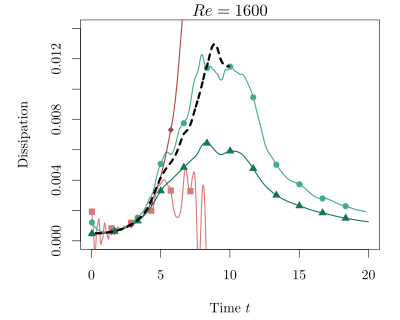

Generate this figure with R:
require (tikzDevice)
library(tikzDevice)
tikz("1600_dissipation.tex", standAlone=TRUE, height=3.2, width=4)

#set palette
source("colors.R")
CLR = tol15rainbow
PTS = pch4lines

#read data
Re100_bgk = read.table(file="../results/Re100-ref4-p5-coll0-sl1-CFL7.07107/plot/data.txt")
Re100_reg = read.table(file="../results/Re100-ref4-p5-coll0-sl1-CFL7.07107-reg1/plot/data.txt")
Re200_bgk = read.table(file="../results/Re200-ref4-p5-coll0-sl1-CFL7.07107/plot/data.txt")
Re200_reg = read.table(file="../results/Re200-ref4-p5-coll0-sl1-CFL7.07107-reg1/plot/data.txt")
Re400_bgk = read.table(file="../results/Re400-ref4-p5-coll0-sl1-CFL7.07107/plot/data.txt")
Re400_reg = read.table(file="../results/Re400-ref4-p5-coll0-sl1-CFL7.07107-reg1/plot/data.txt")
Re800_bgk = read.table(file="../results/Re800-ref4-p5-coll0-sl1-CFL7.07107/plot/data.txt")
Re800_reg = read.table(file="../results/Re800-ref4-p5-coll0-sl1-CFL7.07107-reg1/plot/data.txt")
Re1600_bgk = read.table(file="../results/Re1600-ref4-p5-coll0-sl1-CFL7.07107/plot/data.txt")
Re1600_reg = read.table(file="../results/Re1600-ref4-p5-coll0-sl1-CFL7.07107-reg1/plot/data.txt")

Re100_ref = read.table(file="Brachet_1983_100.txt")
Re200_ref = read.table(file="Brachet_1983_200.txt")
Re400_ref = read.table(file="Brachet_1983_400.txt")
Re800_ref = read.table(file="Brachet_1983_800.txt")
Re1600_ref = read.table(file="Brachet_1983_1600.txt")

#preparation
seq_14=seq(1,length(Re100_bgk$t),length(Re100_bgk$t)/14)
seq_12=seq(1,length(Re100_bgk$t),length(Re100_bgk$t)/12)

#plot (bootom left top right)
par( mai = c(0.7, 0.8, 0.2, 0.2) )

plot(1,type="n", xlim=c(0,20), ylim=c(0,0.014), xlab="Time $t$", ylab="Dissipation")
#Re100
#points (Re100_bgk$t, Re100_bgk$dissipation, type="l", lw=1, col="dodgerblue4")
#points (Re100_bgk$t[seq_14], Re100_bgk$dissipation[seq_14], type="p", lw=3, pch=3, col="dodgerblue4")
#points (Re100_reg$t, Re100_reg$dissipation, type="l", lw=1, col="darkgoldenrod2")
#points (Re100_reg$t[seq_12], Re100_reg$dissipation[seq_12], type="p", lw=3, pch=1, col="darkgoldenrod2")
#points (Re100_ref$V1, Re100_ref$V2, type="l", lw=3, col="black")
#Re200
#points (Re200_bgk$t, Re200_bgk$dissipation, type="l", lw=1, col="dodgerblue4")
#points (Re200_bgk$t[seq_14], Re200_bgk$dissipation[seq_14], type="p", lw=3, pch=3, col="dodgerblue4")
#points (Re200_reg$t, Re200_reg$dissipation, type="l", lw=1, col="darkgoldenrod2")
#points (Re200_reg$t[seq_12], Re200_reg$dissipation[seq_12], type="p", lw=3, pch=1, col="darkgoldenrod2")
#points (Re200_ref$V1, Re200_ref$V2, type="l", lw=3, col="black")
#Re400
#points (Re400_bgk$t, Re400_bgk$dissipation, type="l", lw=1, col="dodgerblue4")
#points (Re400_bgk$t[seq_14], Re400_bgk$dissipation[seq_14], type="p", lw=3, pch=3, col="dodgerblue4")
#points (Re400_reg$t, Re400_reg$dissipation, type="l", lw=1, col="darkgoldenrod2")
#points (Re400_reg$t[seq_12], Re400_reg$dissipation[seq_12], type="p", lw=3, pch=1, col="darkgoldenrod2")
#points (Re400_ref$V1, Re400_ref$V2, type="l", lw=3, col="black")
#Re800
points (Re1600_bgk$t, Re1600_bgk$dissipation, type="l", lw=2, col=BGKC1)
points (Re1600_bgk$t[seq_14], Re1600_bgk$dissipation[seq_14], type="p", lw=2, pch=BGKP1, col=BGKC1)
points (Re1600_reg$t, Re1600_reg$dissipation, type="l", lw=2, col=REGC1)
points (Re1600_reg$t[seq_12], Re1600_reg$dissipation[seq_12], type="p", lw=2, pch=REGP1, col=REGC1)
points (Re1600_bgk$t, Re1600_bgk$enstrophy/1600, type="l", lw=2, col=BGKC2)
points (Re1600_bgk$t[seq_14], Re1600_bgk$enstrophy[seq_14]/1600, type="p", lw=2, pch=BGKP2, col=BGKC2)
points (Re1600_reg$t, Re1600_reg$enstrophy/1600, type="l", lw=2, col=REGC2)
points (Re1600_reg$t[seq_12], Re1600_reg$enstrophy[seq_12]/1600, type="p", lw=2, pch=REGP2, col=REGC2)
points (Re1600_ref$V1, Re1600_ref$V2, type="l", lw=4, lty = 2, col="black")
#Re1600
#points (Re1600_bgk$t, Re1600_bgk$dissipation, type="l", lw=1, col="dodgerblue4")
#points (Re1600_bgk$t[seq_14], Re1600_bgk$dissipation[seq_14], type="p", lw=3, pch=3, col="dodgerblue4")
#points (Re1600_reg$t, Re1600_reg$dissipation, type="l", lw=1, col="darkgoldenrod2")
#points (Re1600_reg$t[seq_12], Re1600_reg$dissipation[seq_12], type="p", lw=3, pch=1, col="darkgoldenrod2")
#points (Re1600_ref$V1, Re1600_ref$V2, type="l", lw=3, col="black")

#legend("topright", bty="n", legend=c("Stabilized $-dk/dt$","Stabilized $\\nu \\mathcal{E}$","BGK $-dk/dt$","BGK $\\nu \\mathcal{E}$","Reference"), col=c( "darkgoldenrod2","darkgoldenrod2","dodgerblue4","dodgerblue4", "black"), lw=c(3,3,3,3,3), lty=c(-1,-1,-1,-1,1), pch=c(1,10,3,17,-1))
title("$Re=1600$")
#text(-0.5,0.004,"$Re=800$")
dev.off()
